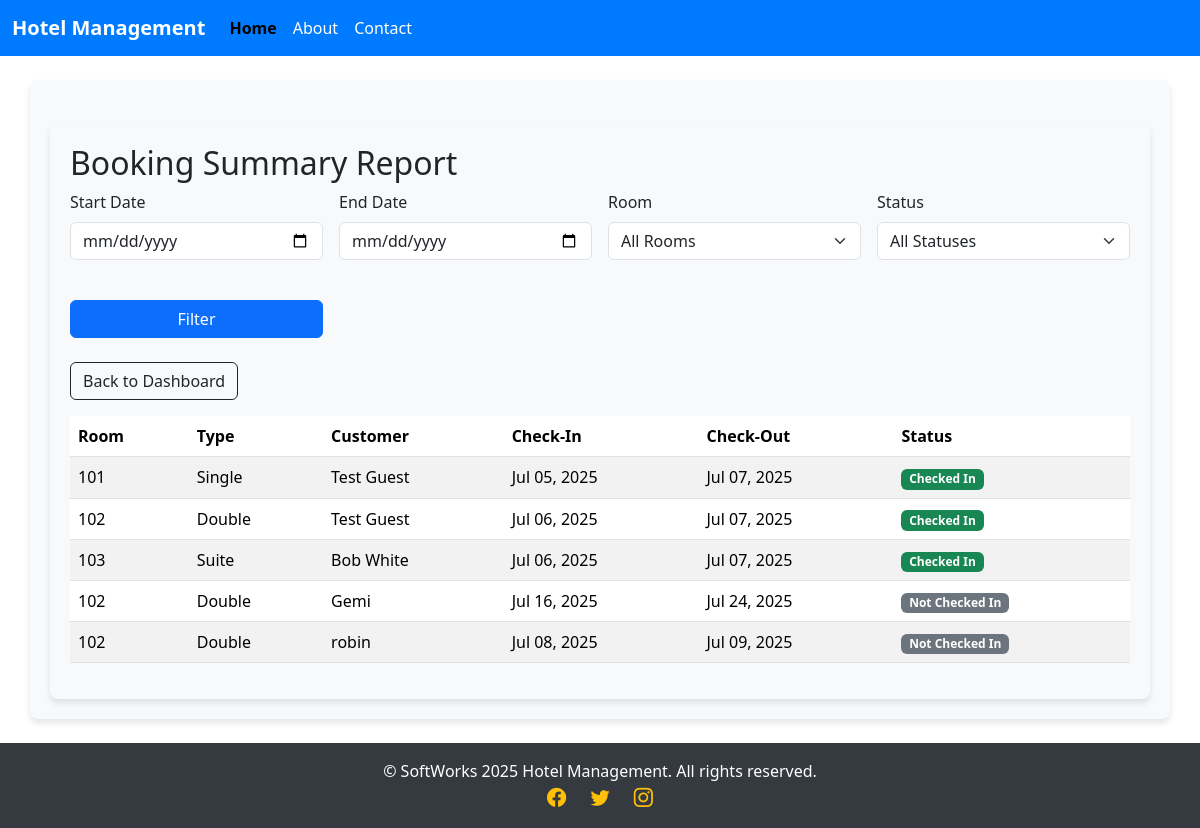
The page /reports/booking-summary/ (signed in) on the database as committed earlier.
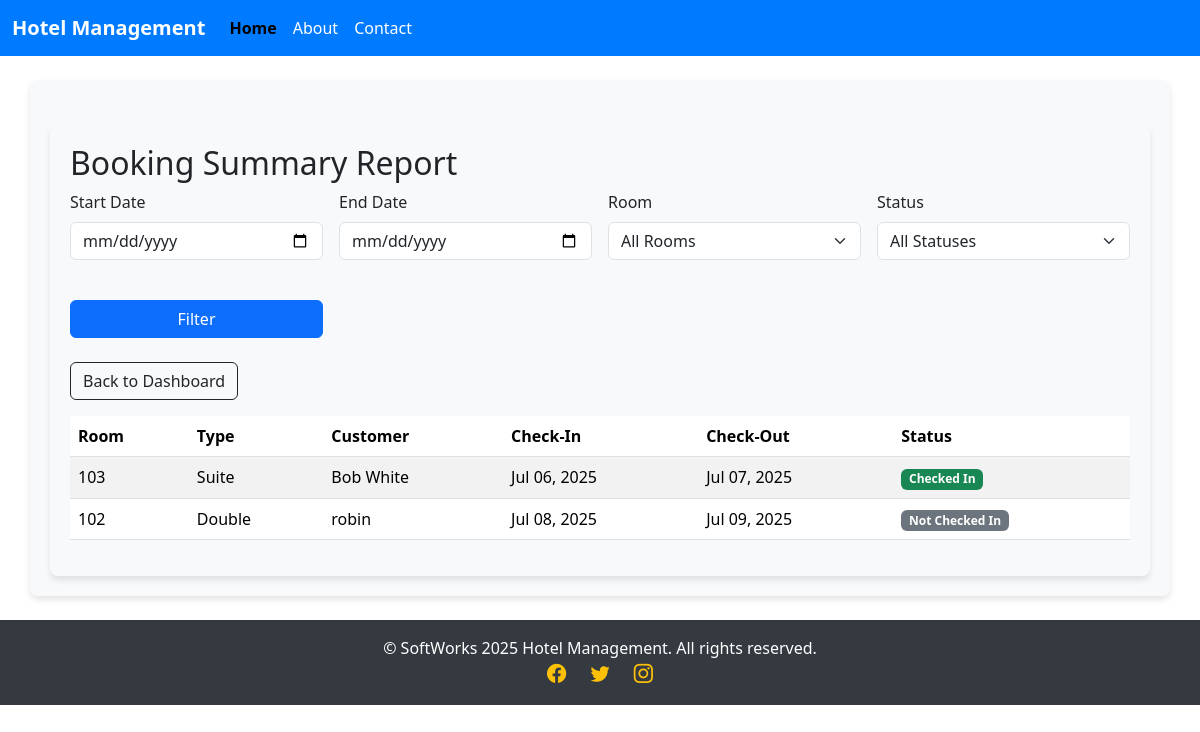
The same page on the database as committed later.
### hotel/models.py (models this page shows, shortened)
class Booking(models.Model):
    PAYMENT_STATUSES = [
        ('pending', 'Pending'),
        ('paid', 'Paid'),
        ('failed', 'Failed'),
        ('refunded', 'Refunded'),
    ]
    guest = models.ForeignKey(Guest, on_delete=models.CASCADE, related_name='bookings')
    room = models.ForeignKey(Room, on_delete=models.CASCADE, related_name='bookings')
    check_in = models.DateField()
    check_out = models.DateField()
    total_price = models.DecimalField(max_digits=10, decimal_places=2, blank=True, null=True)  # Allow blank for auto-computation
    payment_status = models.CharField(
        max_length=10,
        choices=PAYMENT_STATUSES,
        default='pending'
    )
    created_at = models.DateTimeField(auto_now_add=True)
    is_checked_in = models.BooleanField(default=False)  # Added field for check-in status

class Room(models.Model):
    ROOM_TYPES = (
        ('single', 'Single'),
        ('double', 'Double'),
        ('suite', 'Suite'),
    )
    number = models.CharField(max_length=10)
    room_type = models.CharField(max_length=10, choices=ROOM_TYPES)
    capacity = models.IntegerField()
    price = models.DecimalField(max_digits=10, decimal_places=2)
    is_available = models.BooleanField(default=True)

class Guest(models.Model):
    name = models.CharField(max_length=100)
    email = models.EmailField()
    phone = models.CharField(max_length=20, blank=True, null=True)  # Allow blank for optional phone
    address = models.TextField(blank=True, null=True)  # Allow blank for optional address
    date_of_birth = models.DateField(blank=True, null=True)  # Optional date of birth
    notes = models.TextField(blank=True, null=True)  # Optional notes about the guest

### hotel/views.py (the view)
# urls.py: path('reports/booking-summary/', views.booking_summary, name='booking_summary'),
@login_required
def booking_summary(request):
    bookings = Booking.objects.select_related('room').all()
    start_date = request.GET.get('start_date')
    end_date = request.GET.get('end_date')
    status = request.GET.get('status')
    room_id = request.GET.get('room')
    if start_date:
        bookings = bookings.filter(check_in__gte=start_date)
    if end_date:
        bookings = bookings.filter(check_out__lte=end_date)
    if status == 'checked_in':
        bookings = bookings.filter(is_checked_in=True)
    elif status == 'not_checked_in':
        bookings = bookings.filter(is_checked_in=False)
    if room_id:
        bookings = bookings.filter(room__id=room_id)
    return render(request, 'hotel/booking_summary.html', {
        'bookings': bookings,
        'rooms': Room.objects.all(),
        'start_date': start_date,
        'end_date': end_date,
        'status': status,
        'room_id': room_id,
    })

### hotel/templates/hotel/booking_summary.html (shortened to what this page needs)
{% extends 'hotel/base.html' %}
{% block content %}
<div class="container mt-4">
    <h2>Booking Summary Report</h2>
    <form method="get" class="row g-3 mb-4">
        <div class="col-md-3">
            <label for="start_date" class="form-label">Start Date</label>
            <input type="date" name="start_date" id="start_date" class="form-control" value="{{ start_date }}">
        </div>
        <div class="col-md-3">
            <label for="end_date" class="form-label">End Date</label>
            <input type="date" name="end_date" id="end_date" class="form-control" value="{{ end_date }}">
        </div>
        <div class="col-md-3">
            <label for="room" class="form-label">Room</label>
            <select name="room" id="room" class="form-select">
                <option value="">All Rooms</option>
            </select>
        </div>
        <div class="col-md-3">
            <label for="status" class="form-label">Status</label>
            <select name="status" id="status" class="form-select">
                <option value="">All Statuses</option>
            </select>
        </div>
        <div class="col-md-3">
            <button type="submit" class="btn btn-primary mt-4 w-100">Filter</button>
        </div>
    </form>
    <a href="{% url 'dashboard' %}" class="btn btn-outline-dark mb-3">Back to Dashboard</a>
    <table class="table table-striped">
        <thead>
            <tr>
                <th>Room</th>
                <th>Type</th>
                <th>Customer</th>
                <th>Check-In</th>
                <th>Check-Out</th>
                <th>Status</th>
            </tr>
        </thead>
        <tbody>
            {% for booking in bookings %}
            <tr>
                <td>{{ booking.room.number }}</td>
                <td>{{ booking.room.get_room_type_display }}</td>
                <td>{{ booking.guest.name }}</td>
                <td>{{ booking.check_in|date:"M d, Y" }}</td>
                <td>{{ booking.check_out|date:"M d, Y" }}</td>
                <td>
                    {% if booking.is_checked_in %}
                        <span class="badge bg-success">Checked In</span>
                    {% else %}
                        <span class="badge bg-secondary">Not Checked In</span>
                    {% endif %}
                </td>
            </tr>
            {% empty %}
            <tr>
                <td colspan="6" class="text-center">No bookings found.</td>
            </tr>
            {% endfor %}
        </tbody>
    </table>
</div>
{% endblock %}

Rows that differ between the two databases and show on the page:
removed Booking: room.number "101", room.room_type "Single", guest.name "Test Guest", check_in "Jul 05, 2025", check_out "Jul 07, 2025", is_checked_in "Checked In"
removed Booking: room.number "102", room.room_type "Double", guest.name "Test Guest", check_in "Jul 06, 2025", check_out "Jul 07, 2025", is_checked_in "Checked In"
removed Booking: room.number "102", room.room_type "Double", guest.name "Gemi", check_in "Jul 16, 2025", check_out "Jul 24, 2025", is_checked_in "Not Checked In"
